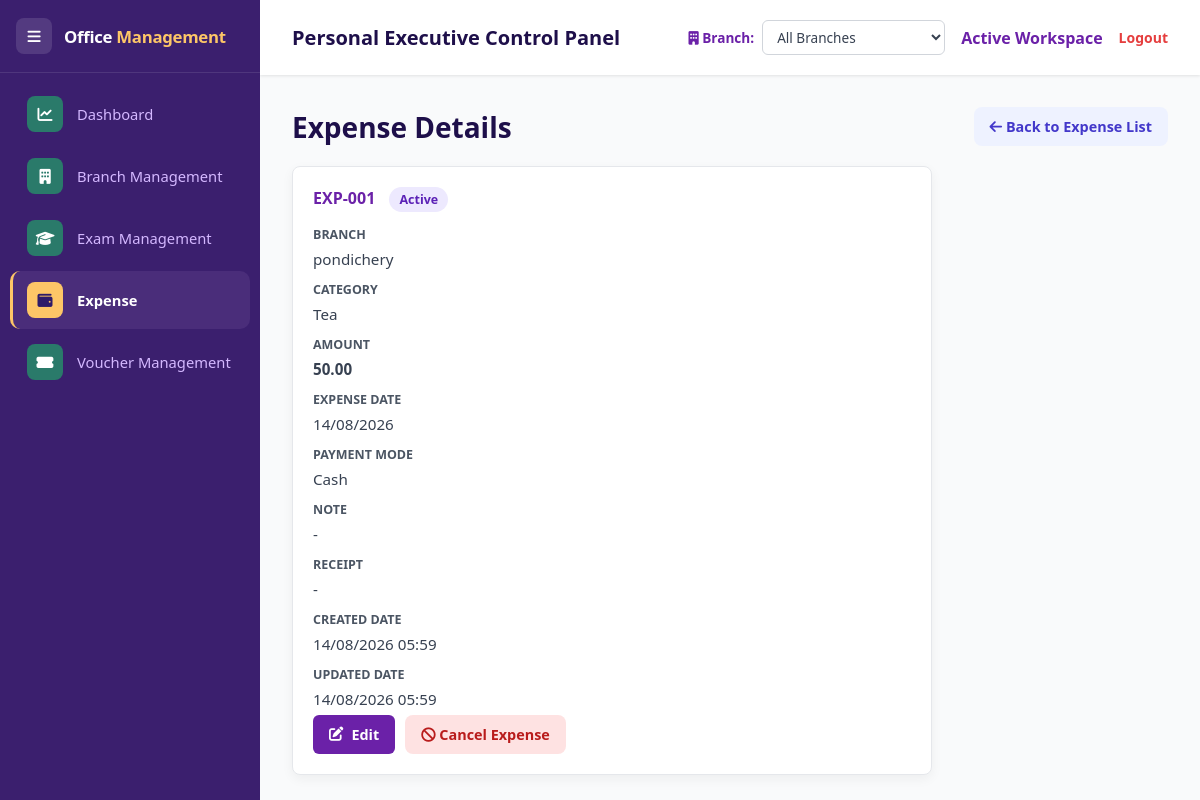
The app's page /expense/1 with its own data.
### apps/models.py (models this page shows)
class Expense(db.Model):
    id = db.Column(db.Integer, primary_key=True)
    category = db.Column(db.String(50), nullable=False)  # legacy free-text category (kept for backward compatibility)
    amount = db.Column(db.Float, nullable=False)
    description = db.Column(db.Text)
    date_incurred = db.Column(db.DateTime, default=datetime.utcnow)
    branch_id = db.Column(db.Integer, db.ForeignKey('branch.id'), nullable=True)
    category_id = db.Column(db.Integer, db.ForeignKey('expense_category.id'), nullable=True)
    payment_mode = db.Column(db.String(50), nullable=True)  # Cash, Bank Transfer, UPI, Card, Other
    receipt_file = db.Column(db.String(400), nullable=True)
    status = db.Column(db.String(20), default='Active')  # Active / Cancelled
    created_at = db.Column(db.DateTime, default=datetime.utcnow)
    updated_at = db.Column(db.DateTime, default=datetime.utcnow, onupdate=datetime.utcnow)
    branch = db.relationship('Branch', backref='expenses')
    expense_category = db.relationship('ExpenseCategory', backref='expenses')
    employee_id = db.Column(db.Integer, db.ForeignKey('employee.id'), nullable=True, index=True)
    employee = db.relationship('Employee', backref='salary_expenses', foreign_keys=[employee_id])
    note = synonym('description')

class Branch(db.Model):
    id = db.Column(db.Integer, primary_key=True)
    branch_name = db.Column(db.String(150), unique=True, nullable=False)
    address = db.Column(db.String(300), nullable=True)
    contact_info = db.Column(db.String(150), nullable=True)
    region = db.Column(db.String(100), nullable=True)
    status = db.Column(db.String(20), default='Active')  # Active, Inactive
    created_at = db.Column(db.DateTime, default=datetime.utcnow)
    updated_at = db.Column(db.DateTime, default=datetime.utcnow, onupdate=datetime.utcnow)
    name = synonym('branch_name')
    location = synonym('address')

class ExpenseCategory(db.Model):
    id = db.Column(db.Integer, primary_key=True)
    name = db.Column(db.String(100), unique=True, nullable=False)
    status = db.Column(db.String(20), default='Active')  # Active / Inactive
    created_at = db.Column(db.DateTime, default=datetime.utcnow)

### apps/expenses/routes.py (the view)
@expenses_bp.route('/expense/<int:expense_id>')
def expense_detail(expense_id):
    expense = Expense.query.get_or_404(expense_id)
    return render_template('expense_detail.html', expense=expense, msg=request.args.get('msg'))

### apps/branches/routes.py (called while the page is built)
@branches_bp.app_context_processor
def inject_branch_switcher():
    try:
        switcher_branches = Branch.query.order_by(Branch.branch_name.asc()).all()
    except Exception:
        switcher_branches = []
    return {
        'switcher_branches': switcher_branches,
        'active_branch_id': session.get('active_branch_id'),
        'active_branch_name': session.get('active_branch_name', 'All Branches'),
    }

### templates/expense_detail.html (shortened to what this page needs)
{% extends "base.html" %}
{% block content %}
<div class="module-header">
    <h2>Expense Details</h2>
    <a href="{{ url_for('expense_management') }}" class="btn-secondary"><i class="fas fa-arrow-left"></i> Back to Expense List</a>
</div>
<div class="panel" style="max-width:640px;">
    <h3>EXP-{{ '%03d'|format(expense.id) }}
        <span class="status-pill" style="margin-left:10px;{% if expense.status == 'Cancelled' %}background:#fee2e2;color:#dc2626;{% endif %}">{{ expense.status or 'Active' }}</span>
    </h3>
    <div class="form-grid" style="margin-top:10px;">
        <div class="form-row"><label>Branch</label><div style="color:#374151;font-size:0.95rem;">{{ expense.branch.branch_name if expense.branch else '-' }}</div></div>
        <div class="form-row"><label>Category</label><div style="color:#374151;font-size:0.95rem;">{{ expense.expense_category.name if expense.expense_category else expense.category }}</div></div>
        <div class="form-row"><label>Amount</label><div style="color:#374151;font-size:0.95rem;font-weight:700;">{{ '%.2f'|format(expense.amount or 0) }}</div></div>
        <div class="form-row"><label>Expense Date</label><div style="color:#374151;font-size:0.95rem;">{{ expense.date_incurred.strftime('%d/%m/%Y') if expense.date_incurred else '-' }}</div></div>
        <div class="form-row"><label>Payment Mode</label><div style="color:#374151;font-size:0.95rem;">{{ expense.payment_mode or '-' }}</div></div>
        <div class="form-row"><label>Note</label><div style="color:#374151;font-size:0.95rem;">{{ expense.description or '-' }}</div></div>
        <div class="form-row">
            <label>Receipt</label>
            <div style="color:#374151;font-size:0.95rem;">
                {% if expense.receipt_file %}
                <a href="{{ url_for('static', filename=expense.receipt_file) }}" target="_blank" style="color:#5b21b6;font-weight:600;">View Receipt</a>
                {% else %}-{% endif %}
            </div>
        </div>
        <div class="form-row"><label>Created Date</label><div style="color:#374151;font-size:0.95rem;">{{ expense.created_at.strftime('%d/%m/%Y %H:%M') if expense.created_at else '-' }}</div></div>
        <div class="form-row"><label>Updated Date</label><div style="color:#374151;font-size:0.95rem;">{{ expense.updated_at.strftime('%d/%m/%Y %H:%M') if expense.updated_at else '-' }}</div></div>
    </div>
    <div class="button-row">
        <a class="btn-primary" href="{{ url_for('expense_edit', expense_id=expense.id) }}"><i class="fas fa-edit"></i> Edit</a>
        {% if expense.status != 'Cancelled' %}
        <form action="{{ url_for('expenses.expense_cancel', expense_id=expense.id) }}" method="POST" onsubmit="return confirm('Are you sure you want to cancel this expense?');">
            <button type="submit" class="btn-danger"><i class="fas fa-ban"></i> Cancel Expense</button>
        </form>
        {% endif %}
    </div>
</div>
{% endblock %}

### static/css/style.css (style rules this page uses)
:root { --primary-purple: #6B21A8; --dark-purple: #1e0f4a; --accent-pink: #EC4899; --light-pink: #FCE7F3; --bg-slate: #F9FAFB; --text-dark: #1F2937; --sidebar-width: 260px; }
* { margin: 0; padding: 0; box-sizing: border-box; font-family: 'Segoe UI', Tahoma, Geneva, Verdana, sans-serif; }
body { background-color: var(--bg-slate); color: var(--text-dark); display: flex; height: 100vh; overflow: hidden; }
.module-header { display:flex;justify-content:space-between;align-items:center;gap:16px;margin-bottom:20px;flex-wrap:wrap; }
.module-header h2 { color:var(--dark-purple);font-size:1.75rem; }
.panel { background:#fff;border:1px solid #e5e7eb;border-radius:8px;padding:20px;box-shadow:0 4px 12px rgba(0,0,0,0.05); }
.panel h3 { font-size:1rem;color:var(--primary-purple);margin-bottom:14px; }
.form-grid { display:grid;grid-template-columns:1fr;gap:12px; }
.form-row { display:flex;flex-direction:column;gap:6px; }
.form-row label { font-size:0.78rem;font-weight:700;color:#4b5563;text-transform:uppercase; }
.button-row { display:flex;gap:10px;flex-wrap:wrap;margin-top:6px; }
.btn-primary,.btn-secondary,.btn-danger { border:none;border-radius:6px;padding:10px 16px;font-weight:700;text-decoration:none;cursor:pointer;display:inline-flex;align-items:center;justify-content:center;gap:8px;font-size:0.9rem; }
.btn-primary { background:var(--primary-purple);color:#fff; }
.btn-secondary { background:#e5e7eb;color:#1f2937; }
.btn-danger { background:#dc2626;color:#fff; }
.status-pill { display:inline-flex;border-radius:999px;padding:4px 10px;background:#ede9fe;color:#5b21b6;font-weight:700;font-size:0.78rem; }
.btn-secondary,.btn-danger { display:inline-block;padding:10px 16px;border-radius:8px;text-decoration:none;font-weight:700;border:0;cursor:pointer }
.btn-secondary { background:#eef2ff;color:#4338ca }
.btn-danger { background:#fee2e2;color:#b91c1c }

### records on screen
Expense: id "001", status "Active", amount "50.00", date_incurred "14/08/2026", payment_mode "Cash", description "-", created_at "14/08/2026 05:59", updated_at "14/08/2026 05:59"
Branch: branch "pondichery"
ExpenseCategory: expense_category "Tea"
